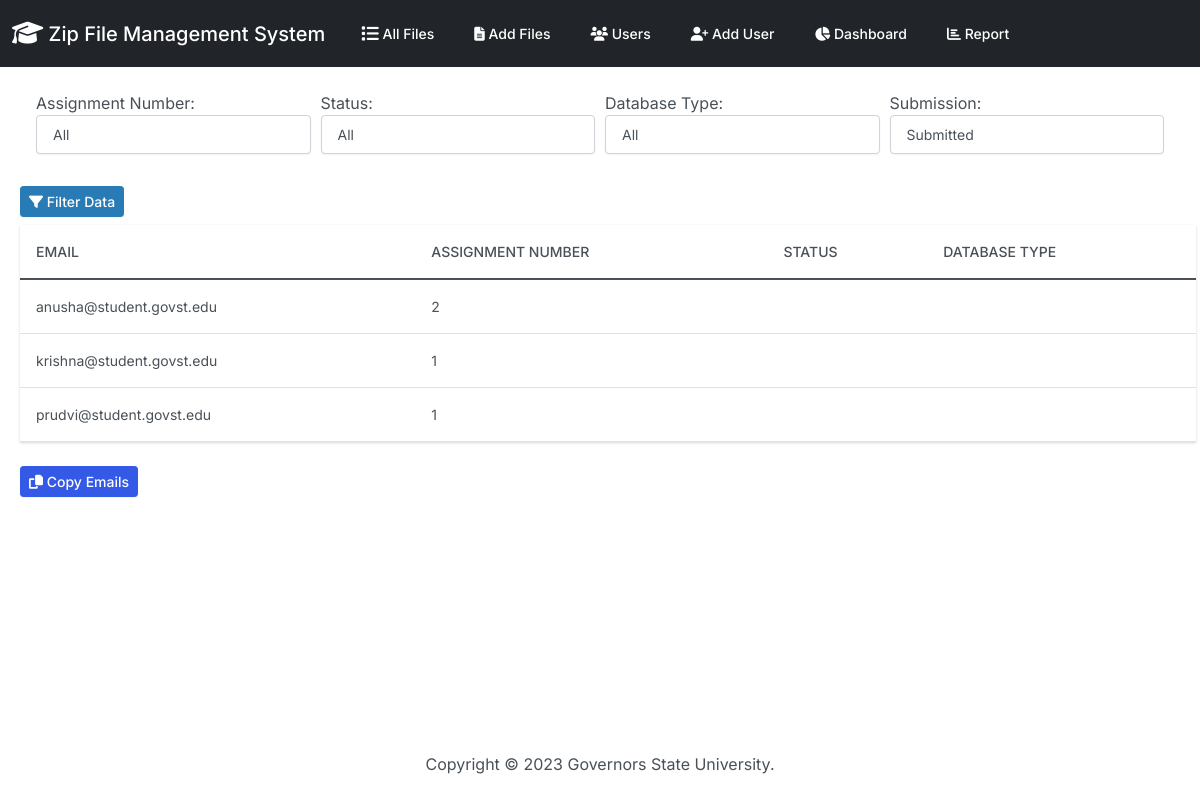
Before: /report/ with the older database file.
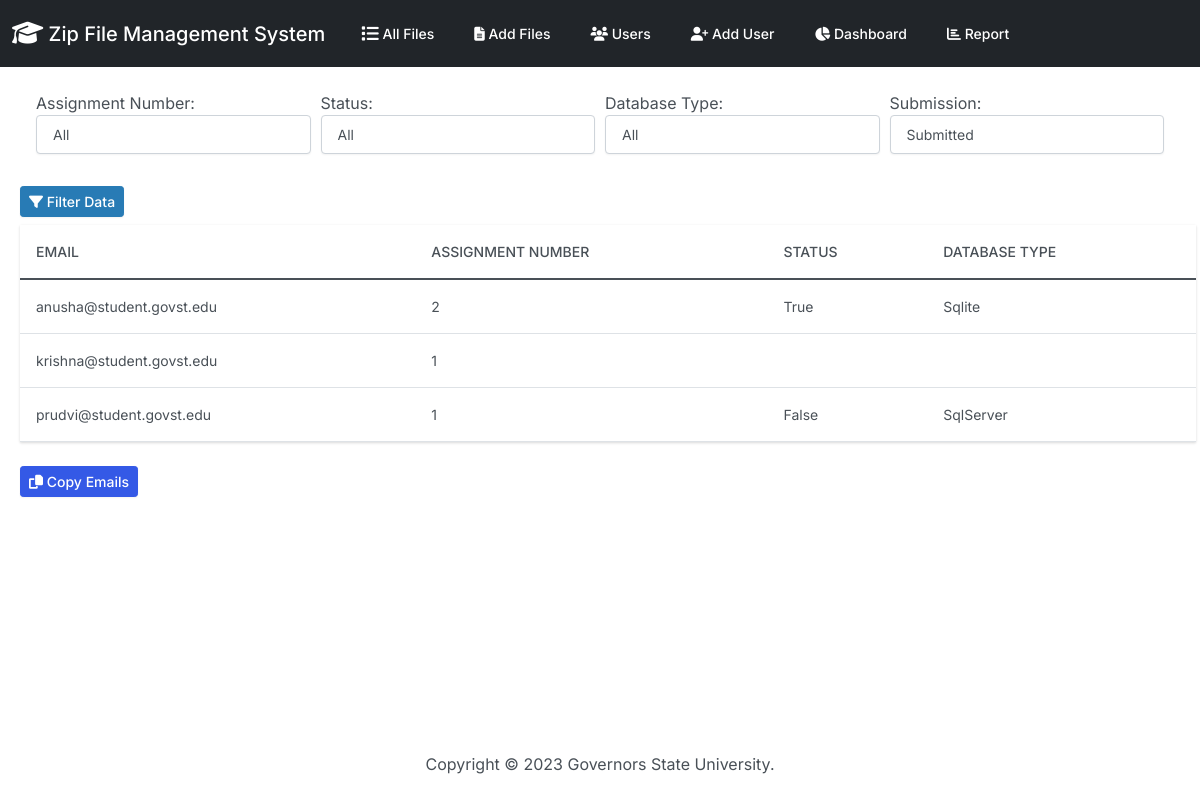
After: the same page with the newer database file.
### zipfiles/models.py (models this page shows, shortened)
class File_Results(models.Model):
    id_number = models.PositiveIntegerField(null=True)
    f_name = models.CharField(max_length=255, null=True)
    f_size = models.CharField(max_length=50, null=True)
    myfiles = models.FileField(upload_to="")
    user_name = models.ForeignKey(
        'UserNamesList',
        on_delete=models.CASCADE,
        db_column='user_name',
        default=None
    )
    db_name = models.CharField(max_length=50, null=True)
    db_type = models.CharField(max_length=50, null=True)
    is_build_succeeded = models.CharField(max_length=50, null=True)
    dotnet_version = models.CharField(max_length=20, null=True)
    error_details = models.TextField(null=True)
    assignment_number = models.IntegerField(null=True)
    folder_name = models.CharField(max_length=50, null=True)
    instruction_passed = models.CharField(max_length=50, null=True)

class UserNamesList(models.Model):
    user_name = models.CharField(
        primary_key=True,  # Set user_name as the primary key
        max_length=255,
        unique=True,
        validators=[
            MinLengthValidator(3, message='Username must have at least 3 characters.'),
        ]
    )
    email = models.EmailField()
    enable = models.BooleanField(default=True)
    updated_date = models.DateTimeField(default=timezone.now)
    class Meta:
        verbose_name_plural = 'UserNamesList'

### zipfiles/views.py (the view)
# urls.py: path('report/',views.report,name='report'),
def report(request):
    assignment_numbers = File_Results.objects.values_list('assignment_number', flat=True).distinct()
    database_types = File_Results.objects.values_list('db_type', flat=True).distinct()
    assignment_number = ''
    status = ''
    db_type = ''
    submission = 'Submitted'
    missing_user_names = []
    users = []
    if request.method == 'POST':
      submission = request.POST.get('submission')
      assignment_number = request.POST.get('assignment_number')
      status = request.POST.get('status')
      db_type = request.POST.get('db_type')
      filters = {}
      if assignment_number.isdigit():
        filters['assignment_number'] = int(assignment_number)
      if submission != 'Not Submitted':
        if status == 'Failed':
            filters['is_build_succeeded'] = 'False'
        elif status == 'Success':
            filters['is_build_succeeded'] = 'True'
        if db_type and db_type != "":
            filters['db_type'] = db_type
        users = File_Results.objects.filter(**filters)
      else:
        file_result_user_names = File_Results.objects.filter(**filters).values_list('user_name__user_name', flat=True).distinct()
        user_names_list = UserNamesList.objects.values_list('user_name', flat=True).distinct()
        missing_user_names = set(user_names_list) - set(file_result_user_names)
    else:
        users = File_Results.objects.all()
    context = {
      'users': users,
      'assignment_numbers': assignment_numbers,
      'database_types': database_types,
      'selected_assignment': '' if not assignment_number.isdigit() else int(assignment_number),
      'selected_status': status,
      'selected_db_type': db_type,
      'selected_submission': submission,
      'missing_user_names' : missing_user_names
    }
    return render(request, 'zipfiles/report.html', context)

### zipfiles/templates/zipfiles/report.html (shortened to what this page needs)
{% extends "zipfiles/base.html" %}
{% block body %}
<form method="POST" action="{% url 'report' %}">
    <div class="form-row mx-4 my-4">
        <div class="form-group col">
          <label for="assignment_number">Assignment Number:</label>
          <select class="form-control" id="assignment_number" name="assignment_number">
            <option value="">All</option>
          </select>
        </div>
        <div class="form-group col">
          <label for="status">Status:</label>
          <select class="form-control" id="status" name="status">
            <option value="">All</option>
          </select>
        </div>
        <div class="form-group col">
          <label for="db_type">Database Type:</label>
          <select class="form-control" id="db_type" name="db_type">
            <option value="">All</option>
          </select>
        </div>
        <div class="form-group col">
            <label for="submission">Submission:</label>
            <select class="form-control" id="submission" name="submission">
              <option value="Submitted" {% if selected_submission == 'Submitted' %}selected{% endif %}>Submitted</option>
            </select>
        </div>
      </div>
      <button type="submit" class="btn btn-sm btn-info m-2">
        <i class="fas fa-filter"></i> Filter Data
      </button>
  </form>
  {% if missing_user_names %}
    <div class="container mt-4">
      <h3>Emails of Missing User Names</h3>
      <table class="table">
        <thead>
          <tr>
            <th>Email</th>
          </tr>
        </thead>
        <tbody>
          {% for missing_user_name in missing_user_names %}
            <tr>
              <td>{{ missing_user_name }}</td>
            </tr>
          {% empty %}
            <tr>
              <td colspan="1">No missing emails found.</td>
            </tr>
          {% endfor %}
        </tbody>
      </table>
      {% if missing_user_names %}
      <button type="button" class="btn btn-sm btn-primary" id="copy-missing-emails">
        <i class="fas fa-copy"></i> Copy Emails
      </button>
      {% endif %}
    </div>
  {% else %}
    <table class="table mx-2">
      <thead>
        <tr>
          <th>Email</th>
          <th>Assignment Number</th>
          <th>Status</th>
          <th>Database Type</th>
        </tr>
      </thead>
      <tbody>
        {% for user in users %}
          <tr>
            <td>{{ user.user_name.email|default:"" }}</td>
            <td>{{ user.assignment_number|default:"" }}</td>
            <td>{{ user.is_build_succeeded|default:"" }}</td>
            <td>{{ user.db_type|default:"" }}</td>
          </tr>
        {% empty %}
          <tr>
            <td colspan="4">No users found.</td>
          </tr>
        {% endfor %}
      </tbody>
    </table>
    {% if users %}
    <button type="button" class="btn btn-sm btn-primary m-2" id="copy-emails">
      <i class="fas fa-copy"></i> Copy Emails
    </button>
    {% endif %}
  {% endif %}
{% endblock %}

Changed rows visible on the page:
changed File_Results "anusha@student.govst.edu": is_build_succeeded (not shown) → "True"; db_type (not shown) → "Sqlite"
changed File_Results "prudvi@student.govst.edu": is_build_succeeded (not shown) → "False"; db_type (not shown) → "SqlServer"
